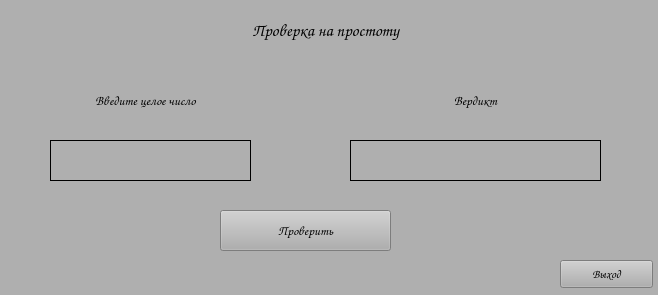
<?xml version="1.0" encoding="UTF-8"?>
<ui version="4.0">
 <class>MainWindow</class>
 <widget class="QMainWindow" name="MainWindow">
  <property name="geometry">
   <rect>
    <x>0</x>
    <y>0</y>
    <width>658</width>
    <height>295</height>
   </rect>
  </property>
  <property name="windowTitle">
   <string>MainWindow</string>
  </property>
  <widget class="QWidget" name="centralwidget">
   <property name="styleSheet">
    <string notr="true">background-color: rgb(175, 175, 175);</string>
   </property>
   <widget class="QLabel" name="label_title">
    <property name="geometry">
     <rect>
      <x>200</x>
      <y>10</y>
      <width>251</width>
      <height>41</height>
     </rect>
    </property>
    <property name="font">
     <font>
      <family>Comic Sans MS</family>
      <pointsize>13</pointsize>
      <weight>50</weight>
      <bold>false</bold>
     </font>
    </property>
    <property name="text">
     <string>Проверка на простоту</string>
    </property>
    <property name="alignment">
     <set>Qt::AlignCenter</set>
    </property>
   </widget>
   <widget class="QLabel" name="label_input">
    <property name="geometry">
     <rect>
      <x>20</x>
      <y>80</y>
      <width>251</width>
      <height>41</height>
     </rect>
    </property>
    <property name="font">
     <font>
      <family>Comic Sans MS</family>
      <pointsize>10</pointsize>
      <weight>50</weight>
      <bold>false</bold>
     </font>
    </property>
    <property name="text">
     <string>Введите целое число</string>
    </property>
    <property name="alignment">
     <set>Qt::AlignCenter</set>
    </property>
   </widget>
   <widget class="QLabel" name="label_verdict">
    <property name="geometry">
     <rect>
      <x>350</x>
      <y>80</y>
      <width>251</width>
      <height>41</height>
     </rect>
    </property>
    <property name="font">
     <font>
      <family>Comic Sans MS</family>
      <pointsize>10</pointsize>
      <weight>50</weight>
      <bold>false</bold>
     </font>
    </property>
    <property name="text">
     <string>Вердикт</string>
    </property>
    <property name="alignment">
     <set>Qt::AlignCenter</set>
    </property>
   </widget>
   <widget class="QLabel" name="label_res">
    <property name="geometry">
     <rect>
      <x>350</x>
      <y>140</y>
      <width>251</width>
      <height>41</height>
     </rect>
    </property>
    <property name="font">
     <font>
      <family>Comic Sans MS</family>
      <pointsize>10</pointsize>
      <weight>50</weight>
      <bold>false</bold>
     </font>
    </property>
    <property name="styleSheet">
     <string notr="true"/>
    </property>
    <property name="frameShape">
     <enum>QFrame::Box</enum>
    </property>
    <property name="lineWidth">
     <number>1</number>
    </property>
    <property name="midLineWidth">
     <number>0</number>
    </property>
    <property name="text">
     <string/>
    </property>
    <property name="alignment">
     <set>Qt::AlignCenter</set>
    </property>
   </widget>
   <widget class="QTextEdit" name="textEdit_input">
    <property name="geometry">
     <rect>
      <x>50</x>
      <y>140</y>
      <width>201</width>
      <height>41</height>
     </rect>
    </property>
    <property name="font">
     <font>
      <family>Comic Sans MS</family>
      <pointsize>10</pointsize>
     </font>
    </property>
    <property name="frameShape">
     <enum>QFrame::Box</enum>
    </property>
    <property name="frameShadow">
     <enum>QFrame::Plain</enum>
    </property>
    <property name="lineWidth">
     <number>1</number>
    </property>
   </widget>
   <widget class="QPushButton" name="btn_res">
    <property name="geometry">
     <rect>
      <x>220</x>
      <y>210</y>
      <width>171</width>
      <height>41</height>
     </rect>
    </property>
    <property name="font">
     <font>
      <family>Comic Sans MS</family>
      <pointsize>10</pointsize>
     </font>
    </property>
    <property name="text">
     <string>Проверить</string>
    </property>
   </widget>
   <widget class="QPushButton" name="btn_exit">
    <property name="geometry">
     <rect>
      <x>560</x>
      <y>260</y>
      <width>93</width>
      <height>28</height>
     </rect>
    </property>
    <property name="font">
     <font>
      <family>Comic Sans MS</family>
      <pointsize>9</pointsize>
     </font>
    </property>
    <property name="text">
     <string>Выход</string>
    </property>
   </widget>
  </widget>
 </widget>
 <resources/>
 <connections/>
</ui>
